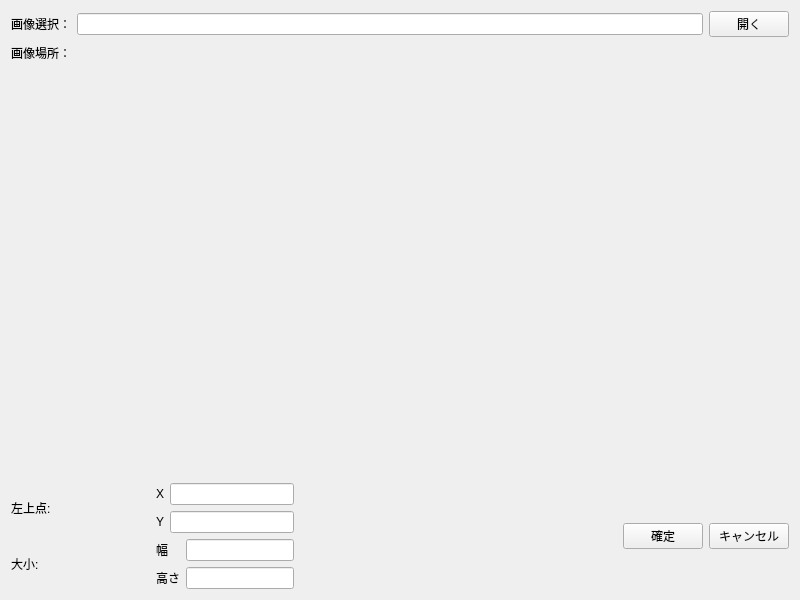
<?xml version="1.0" encoding="UTF-8"?>
<ui version="4.0">
 <class>Widget</class>
 <widget class="QWidget" name="Widget">
  <property name="geometry">
   <rect>
    <x>0</x>
    <y>0</y>
    <width>800</width>
    <height>600</height>
   </rect>
  </property>
  <property name="windowTitle">
   <string>Widget</string>
  </property>
  <layout class="QVBoxLayout" name="verticalLayout_2">
   <item>
    <layout class="QHBoxLayout" name="horizontalLayout">
     <item>
      <widget class="QLabel" name="label_2">
       <property name="text">
        <string>画像選択：</string>
       </property>
       <property name="scaledContents">
        <bool>false</bool>
       </property>
      </widget>
     </item>
     <item>
      <widget class="QLineEdit" name="lineEdit"/>
     </item>
     <item>
      <widget class="QPushButton" name="pushButton">
       <property name="text">
        <string>開く</string>
       </property>
      </widget>
     </item>
    </layout>
   </item>
   <item>
    <layout class="QHBoxLayout" name="horizontalLayout_2">
     <item>
      <widget class="QLabel" name="label">
       <property name="text">
        <string>画像場所：</string>
       </property>
      </widget>
     </item>
     <item>
      <widget class="QLabel" name="label_3">
       <property name="minimumSize">
        <size>
         <width>380</width>
         <height>0</height>
        </size>
       </property>
       <property name="text">
        <string/>
       </property>
      </widget>
     </item>
     <item>
      <spacer name="horizontalSpacer">
       <property name="orientation">
        <enum>Qt::Horizontal</enum>
       </property>
       <property name="sizeType">
        <enum>QSizePolicy::Expanding</enum>
       </property>
       <property name="sizeHint" stdset="0">
        <size>
         <width>40</width>
         <height>20</height>
        </size>
       </property>
      </spacer>
     </item>
    </layout>
   </item>
   <item>
    <spacer name="verticalSpacer">
     <property name="orientation">
      <enum>Qt::Vertical</enum>
     </property>
     <property name="sizeHint" stdset="0">
      <size>
       <width>20</width>
       <height>40</height>
      </size>
     </property>
    </spacer>
   </item>
   <item>
    <layout class="QHBoxLayout" name="horizontalLayout_6">
     <item>
      <layout class="QVBoxLayout" name="verticalLayout">
       <item>
        <layout class="QHBoxLayout" name="horizontalLayout_3">
         <item>
          <widget class="QLabel" name="label_4">
           <property name="enabled">
            <bool>true</bool>
           </property>
           <property name="sizePolicy">
            <sizepolicy hsizetype="Expanding" vsizetype="Preferred">
             <horstretch>0</horstretch>
             <verstretch>0</verstretch>
            </sizepolicy>
           </property>
           <property name="text">
            <string>左上点:</string>
           </property>
          </widget>
         </item>
         <item>
          <layout class="QGridLayout" name="gridLayout">
           <item row="0" column="0">
            <widget class="QLabel" name="label_5">
             <property name="text">
              <string>X</string>
             </property>
            </widget>
           </item>
           <item row="0" column="1">
            <widget class="QLineEdit" name="lineEdit_2"/>
           </item>
           <item row="1" column="0">
            <widget class="QLabel" name="label_6">
             <property name="text">
              <string>Y</string>
             </property>
            </widget>
           </item>
           <item row="1" column="1">
            <widget class="QLineEdit" name="lineEdit_3"/>
           </item>
          </layout>
         </item>
        </layout>
       </item>
       <item>
        <layout class="QHBoxLayout" name="horizontalLayout_4">
         <item>
          <widget class="QLabel" name="label_7">
           <property name="sizePolicy">
            <sizepolicy hsizetype="Expanding" vsizetype="Preferred">
             <horstretch>0</horstretch>
             <verstretch>0</verstretch>
            </sizepolicy>
           </property>
           <property name="text">
            <string>大小:</string>
           </property>
          </widget>
         </item>
         <item>
          <layout class="QGridLayout" name="gridLayout_2">
           <item row="0" column="0">
            <widget class="QLabel" name="label_8">
             <property name="text">
              <string>幅</string>
             </property>
            </widget>
           </item>
           <item row="0" column="1">
            <widget class="QLineEdit" name="lineEdit_4"/>
           </item>
           <item row="1" column="0">
            <widget class="QLabel" name="label_9">
             <property name="text">
              <string>高さ</string>
             </property>
            </widget>
           </item>
           <item row="1" column="1">
            <widget class="QLineEdit" name="lineEdit_5"/>
           </item>
          </layout>
         </item>
        </layout>
       </item>
      </layout>
     </item>
     <item>
      <spacer name="horizontalSpacer_3">
       <property name="orientation">
        <enum>Qt::Horizontal</enum>
       </property>
       <property name="sizeType">
        <enum>QSizePolicy::Fixed</enum>
       </property>
       <property name="sizeHint" stdset="0">
        <size>
         <width>40</width>
         <height>20</height>
        </size>
       </property>
      </spacer>
     </item>
     <item>
      <spacer name="horizontalSpacer_2">
       <property name="orientation">
        <enum>Qt::Horizontal</enum>
       </property>
       <property name="sizeHint" stdset="0">
        <size>
         <width>40</width>
         <height>20</height>
        </size>
       </property>
      </spacer>
     </item>
     <item>
      <layout class="QHBoxLayout" name="horizontalLayout_5">
       <item>
        <widget class="QPushButton" name="pushButton_2">
         <property name="text">
          <string>確定</string>
         </property>
        </widget>
       </item>
       <item>
        <widget class="QPushButton" name="pushButton_3">
         <property name="text">
          <string>キャンセル</string>
         </property>
        </widget>
       </item>
      </layout>
     </item>
    </layout>
   </item>
  </layout>
 </widget>
 <resources/>
 <connections>
  <connection>
   <sender>pushButton_3</sender>
   <signal>clicked()</signal>
   <receiver>Widget</receiver>
   <slot>close()</slot>
   <hints>
    <hint type="sourcelabel">
     <x>746</x>
     <y>525</y>
    </hint>
    <hint type="destinationlabel">
     <x>399</x>
     <y>299</y>
    </hint>
   </hints>
  </connection>
 </connections>
</ui>
